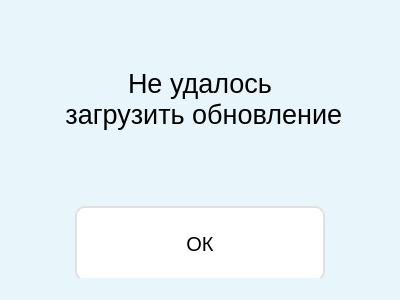
<?xml version="1.0" encoding="UTF-8"?>
<ui version="4.0">
 <class>MainWindow</class>
 <widget class="QMainWindow" name="MainWindow">
  <property name="geometry">
   <rect>
    <x>0</x>
    <y>0</y>
    <width>400</width>
    <height>300</height>
   </rect>
  </property>
  <property name="minimumSize">
   <size>
    <width>400</width>
    <height>300</height>
   </size>
  </property>
  <property name="maximumSize">
   <size>
    <width>400</width>
    <height>300</height>
   </size>
  </property>
  <property name="font">
   <font>
    <underline>false</underline>
   </font>
  </property>
  <property name="mouseTracking">
   <bool>true</bool>
  </property>
  <property name="tabletTracking">
   <bool>true</bool>
  </property>
  <property name="windowTitle">
   <string>Что-то пошло не так :(</string>
  </property>
  <property name="styleSheet">
   <string notr="true">background-color: rgb(232, 245, 250);</string>
  </property>
  <widget class="QWidget" name="centralwidget">
   <layout class="QVBoxLayout" name="verticalLayout">
    <item>
     <widget class="QLabel" name="label">
      <property name="font">
       <font>
        <pointsize>20</pointsize>
       </font>
      </property>
      <property name="layoutDirection">
       <enum>Qt::LeftToRight</enum>
      </property>
      <property name="text">
       <string>Не удалось
 загрузить обновление</string>
      </property>
      <property name="alignment">
       <set>Qt::AlignCenter</set>
      </property>
     </widget>
    </item>
    <item>
     <layout class="QHBoxLayout" name="horizontalLayout">
      <item>
       <widget class="QPushButton" name="update_failed_but">
        <property name="minimumSize">
         <size>
          <width>250</width>
          <height>75</height>
         </size>
        </property>
        <property name="maximumSize">
         <size>
          <width>250</width>
          <height>50</height>
         </size>
        </property>
        <property name="font">
         <font>
          <pointsize>15</pointsize>
         </font>
        </property>
        <property name="mouseTracking">
         <bool>true</bool>
        </property>
        <property name="styleSheet">
         <string notr="true">QPushButton{
background-color: rgb(255, 255, 255);
border: 2px solid #E0E0E0;
border-radius: 10px;
}
QPushButton:hover{
background-color: rgb(255, 192, 192);
border: 2px solid #A0A0A0;
}
QPushButton:pressed{
border: 2px solid #404040;
}

</string>
        </property>
        <property name="text">
         <string>ОК</string>
        </property>
       </widget>
      </item>
     </layout>
    </item>
   </layout>
  </widget>
  <widget class="QMenuBar" name="menubar">
   <property name="geometry">
    <rect>
     <x>0</x>
     <y>0</y>
     <width>400</width>
     <height>26</height>
    </rect>
   </property>
  </widget>
  <widget class="QStatusBar" name="statusbar"/>
 </widget>
 <resources/>
 <connections/>
</ui>
